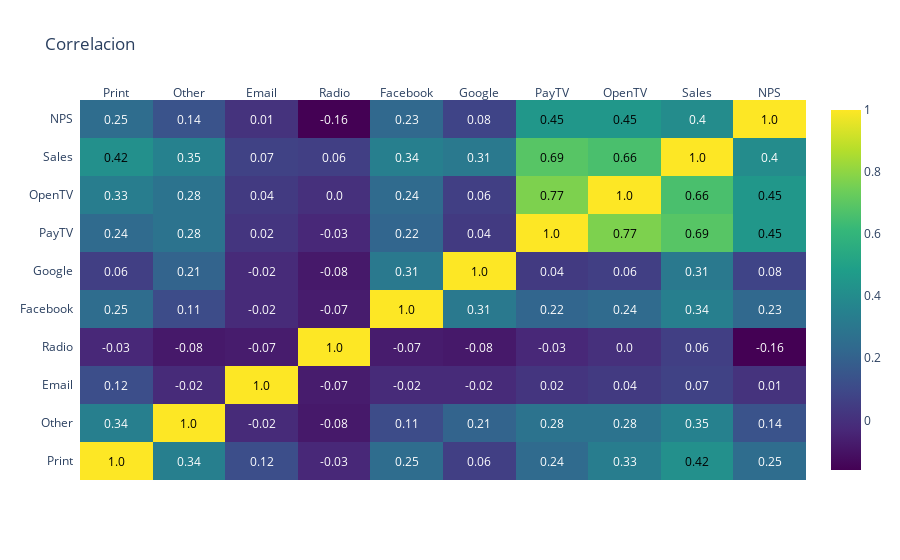

Write notebook code for a chart like this one.
### Code cell
import plotly.figure_factory as ff

df = data_CF.corr().round(2)

fig = ff.create_annotated_heatmap( df.values.tolist(),
                                    x=df.columns.values.tolist(),
                                    y=df.index.values.tolist(),
                                    colorscale='Viridis')
fig.update_layout(title_text='Correlacion')
fig['data'][0]['showscale'] = True
fig.show()

### Figure 1 — Plotly figure (JSON) as saved in the notebook; plotly's stock layout.template omitted (floating-point values rounded to 4 significant figures)
{"data": [{"colorscale": [[0, "#440154"], [0.1111, "#482878"], [0.2222, "#3e4989"], [0.3333, "#31688e"], [0.4444, "#26828e"], [0.5556, "#1f9e89"], [0.6667, "#35b779"], [0.7778, "#6ece58"], [0.8889, "#b5de2b"], [1, "#fde725"]], "reversescale": false, "showscale": true, "type": "heatmap", "x": ["Print", "Other", "Email", "Radio", "Facebook", "Google", "PayTV", "OpenTV", "Sales", "NPS"], "y": ["Print", "Other", "Email", "Radio", "Facebook", "Google", "PayTV", "OpenTV", "Sales", "NPS"], "z": [[1, 0.34, 0.12, -0.03, 0.25, 0.06, 0.24, 0.33, 0.42, 0.25], [0.34, 1, -0.02, -0.08, 0.11, 0.21, 0.28, 0.28, 0.35, 0.14], [0.12, -0.02, 1, -0.07, -0.02, -0.02, 0.02, 0.04, 0.07, 0.01], [-0.03, -0.08, -0.07, 1, -0.07, -0.08, -0.03, 0, 0.06, -0.16], [0.25, 0.11, -0.02, -0.07, 1, 0.31, 0.22, 0.24, 0.34, 0.23], [0.06, 0.21, -0.02, -0.08, 0.31, 1, 0.04, 0.06, 0.31, 0.08], [0.24, 0.28, 0.02, -0.03, 0.22, 0.04, 1, 0.77, 0.69, 0.45], [0.33, 0.28, 0.04, 0, 0.24, 0.06, 0.77, 1, 0.66, 0.45], [0.42, 0.35, 0.07, 0.06, 0.34, 0.31, 0.69, 0.66, 1, 0.4], [0.25, 0.14, 0.01, -0.16, 0.23, 0.08, 0.45, 0.45, 0.4, 1]]}], "layout": {"annotations": [{"font": {"color": "#000000"}, "showarrow": false, "text": "1.0", "x": "Print", "xref": "x", "y": "Print", "yref": "y"}, {"font": {"color": "#FFFFFF"}, "showarrow": false, "text": "0.34", "x": "Other", "xref": "x", "y": "Print", "yref": "y"}, {"font": {"color": "#FFFFFF"}, "showarrow": false, "text": "0.12", "x": "Email", "xref": "x", "y": "Print", "yref": "y"}, {"font": {"color": "#FFFFFF"}, "showarrow": false, "text": "-0.03", "x": "Radio", "xref": "x", "y": "Print", "yref": "y"}, {"font": {"color": "#FFFFFF"}, "showarrow": false, "text": "0.25", "x": "Facebook", "xref": "x", "y": "Print", "yref": "y"}, {"font": {"color": "#FFFFFF"}, "showarrow": false, "text": "0.06", "x": "Google", "xref": "x", "y": "Print", "yref": "y"}, {"font": {"color": "#FFFFFF"}, "showarrow": false, "text": "0.24", "x": "PayTV", "xref": "x", "y": "Print", "yref": "y"}, {"font": {"color": "#FFFFFF"}, "showarrow": false, "text": "0.33", "x": "OpenTV", "xref": "x", "y": "Print", "yref": "y"}, {"font": {"color": "#000000"}, "showarrow": false, "text": "0.42", "x": "Sales", "xref": "x", "y": "Print", "yref": "y"}, {"font": {"color": "#FFFFFF"}, "showarrow": false, "text": "0.25", "x": "NPS", "xref": "x", "y": "Print", "yref": "y"}, {"font": {"color": "#FFFFFF"}, "showarrow": false, "text": "0.34", "x": "Print", "xref": "x", "y": "Other", "yref": "y"}, {"font": {"color": "#000000"}, "showarrow": false, "text": "1.0", "x": "Other", "xref": "x", "y": "Other", "yref": "y"}, {"font": {"color": "#FFFFFF"}, "showarrow": false, "text": "-0.02", "x": "Email", "xref": "x", "y": "Other", "yref": "y"}, {"font": {"color": "#FFFFFF"}, "showarrow": false, "text": "-0.08", "x": "Radio", "xref": "x", "y": "Other", "yref": "y"}, {"font": {"color": "#FFFFFF"}, "showarrow": false, "text": "0.11", "x": "Facebook", "xref": "x", "y": "Other", "yref": "y"}, {"font": {"color": "#FFFFFF"}, "showarrow": false, "text": "0.21", "x": "Google", "xref": "x", "y": "Other", "yref": "y"}, {"font": {"color": "#FFFFFF"}, "showarrow": false, "text": "0.28", "x": "PayTV", "xref": "x", "y": "Other", "yref": "y"}, {"font": {"color": "#FFFFFF"}, "showarrow": false, "text": "0.28", "x": "OpenTV", "xref": "x", "y": "Other", "yref": "y"}, {"font": {"color": "#FFFFFF"}, "showarrow": false, "text": "0.35", "x": "Sales", "xref": "x", "y": "Other", "yref": "y"}, {"font": {"color": "#FFFFFF"}, "showarrow": false, "text": "0.14", "x": "NPS", "xref": "x", "y": "Other", "yref": "y"}, {"font": {"color": "#FFFFFF"}, "showarrow": false, "text": "0.12", "x": "Print", "xref": "x", "y": "Email", "yref": "y"}, {"font": {"color": "#FFFFFF"}, "showarrow": false, "text": "-0.02", "x": "Other", "xref": "x", "y": "Email", "yref": "y"}, {"font": {"color": "#000000"}, "showarrow": false, "text": "1.0", "x": "Email", "xref": "x", "y": "Email", "yref": "y"}, {"font": {"color": "#FFFFFF"}, "showarrow": false, "text": "-0.07", "x": "Radio", "xref": "x", "y": "Email", "yref": "y"}, {"font": {"color": "#FFFFFF"}, "showarrow": false, "text": "-0.02", "x": "Facebook", "xref": "x", "y": "Email", "yref": "y"}, {"font": {"color": "#FFFFFF"}, "showarrow": false, "text": "-0.02", "x": "Google", "xref": "x", "y": "Email", "yref": "y"}, {"font": {"color": "#FFFFFF"}, "showarrow": false, "text": "0.02", "x": "PayTV", "xref": "x", "y": "Email", "yref": "y"}, {"font": {"color": "#FFFFFF"}, "showarrow": false, "text": "0.04", "x": "OpenTV", "xref": "x", "y": "Email", "yref": "y"}, {"font": {"color": "#FFFFFF"}, "showarrow": false, "text": "0.07", "x": "Sales", "xref": "x", "y": "Email", "yref": "y"}, {"font": {"color": "#FFFFFF"}, "showarrow": false, "text": "0.01", "x": "NPS", "xref": "x", "y": "Email", "yref": "y"}, {"font": {"color": "#FFFFFF"}, "showarrow": false, "text": "-0.03", "x": "Print", "xref": "x", "y": "Radio", "yref": "y"}, {"font": {"color": "#FFFFFF"}, "showarrow": false, "text": "-0.08", "x": "Other", "xref": "x", "y": "Radio", "yref": "y"}, {"font": {"color": "#FFFFFF"}, "showarrow": false, "text": "-0.07", "x": "Email", "xref": "x", "y": "Radio", "yref": "y"}, {"font": {"color": "#000000"}, "showarrow": false, "text": "1.0", "x": "Radio", "xref": "x", "y": "Radio", "yref": "y"}, {"font": {"color": "#FFFFFF"}, "showarrow": false, "text": "-0.07", "x": "Facebook", "xref": "x", "y": "Radio", "yref": "y"}, {"font": {"color": "#FFFFFF"}, "showarrow": false, "text": "-0.08", "x": "Google", "xref": "x", "y": "Radio", "yref": "y"}, {"font": {"color": "#FFFFFF"}, "showarrow": false, "text": "-0.03", "x": "PayTV", "xref": "x", "y": "Radio", "yref": "y"}, {"font": {"color": "#FFFFFF"}, "showarrow": false, "text": "0.0", "x": "OpenTV", "xref": "x", "y": "Radio", "yref": "y"}, {"font": {"color": "#FFFFFF"}, "showarrow": false, "text": "0.06", "x": "Sales", "xref": "x", "y": "Radio", "yref": "y"}, {"font": {"color": "#FFFFFF"}, "showarrow": false, "text": "-0.16", "x": "NPS", "xref": "x", "y": "Radio", "yref": "y"}, {"font": {"color": "#FFFFFF"}, "showarrow": false, "text": "0.25", "x": "Print", "xref": "x", "y": "Facebook", "yref": "y"}, {"font": {"color": "#FFFFFF"}, "showarrow": false, "text": "0.11", "x": "Other", "xref": "x", "y": "Facebook", "yref": "y"}, {"font": {"color": "#FFFFFF"}, "showarrow": false, "text": "-0.02", "x": "Email", "xref": "x", "y": "Facebook", "yref": "y"}, {"font": {"color": "#FFFFFF"}, "showarrow": false, "text": "-0.07", "x": "Radio", "xref": "x", "y": "Facebook", "yref": "y"}, {"font": {"color": "#000000"}, "showarrow": false, "text": "1.0", "x": "Facebook", "xref": "x", "y": "Facebook", "yref": "y"}, {"font": {"color": "#FFFFFF"}, "showarrow": false, "text": "0.31", "x": "Google", "xref": "x", "y": "Facebook", "yref": "y"}, {"font": {"color": "#FFFFFF"}, "showarrow": false, "text": "0.22", "x": "PayTV", "xref": "x", "y": "Facebook", "yref": "y"}, {"font": {"color": "#FFFFFF"}, "showarrow": false, "text": "0.24", "x": "OpenTV", "xref": "x", "y": "Facebook", "yref": "y"}, {"font": {"color": "#FFFFFF"}, "showarrow": false, "text": "0.34", "x": "Sales", "xref": "x", "y": "Facebook", "yref": "y"}, {"font": {"color": "#FFFFFF"}, "showarrow": false, "text": "0.23", "x": "NPS", "xref": "x", "y": "Facebook", "yref": "y"}, {"font": {"color": "#FFFFFF"}, "showarrow": false, "text": "0.06", "x": "Print", "xref": "x", "y": "Google", "yref": "y"}, {"font": {"color": "#FFFFFF"}, "showarrow": false, "text": "0.21", "x": "Other", "xref": "x", "y": "Google", "yref": "y"}, {"font": {"color": "#FFFFFF"}, "showarrow": false, "text": "-0.02", "x": "Email", "xref": "x", "y": "Google", "yref": "y"}, {"font": {"color": "#FFFFFF"}, "showarrow": false, "text": "-0.08", "x": "Radio", "xref": "x", "y": "Google", "yref": "y"}, {"font": {"color": "#FFFFFF"}, "showarrow": false, "text": "0.31", "x": "Facebook", "xref": "x", "y": "Google", "yref": "y"}, {"font": {"color": "#000000"}, "showarrow": false, "text": "1.0", "x": "Google", "xref": "x", "y": "Google", "yref": "y"}, {"font": {"color": "#FFFFFF"}, "showarrow": false, "text": "0.04", "x": "PayTV", "xref": "x", "y": "Google", "yref": "y"}, {"font": {"color": "#FFFFFF"}, "showarrow": false, "text": "0.06", "x": "OpenTV", "xref": "x", "y": "Google", "yref": "y"}, {"font": {"color": "#FFFFFF"}, "showarrow": false, "text": "0.31", "x": "Sales", "xref": "x", "y": "Google", "yref": "y"}, {"font": {"color": "#FFFFFF"}, "showarrow": false, "text": "0.08", "x": "NPS", "xref": "x", "y": "Google", "yref": "y"}, {"font": {"color": "#FFFFFF"}, "showarrow": false, "text": "0.24", "x": "Print", "xref": "x", "y": "PayTV", "yref": "y"}, {"font": {"color": "#FFFFFF"}, "showarrow": false, "text": "0.28", "x": "Other", "xref": "x", "y": "PayTV", "yref": "y"}, {"font": {"color": "#FFFFFF"}, "showarrow": false, "text": "0.02", "x": "Email", "xref": "x", "y": "PayTV", "yref": "y"}, {"font": {"color": "#FFFFFF"}, "showarrow": false, "text": "-0.03", "x": "Radio", "xref": "x", "y": "PayTV", "yref": "y"}, {"font": {"color": "#FFFFFF"}, "showarrow": false, "text": "0.22", "x": "Facebook", "xref": "x", "y": "PayTV", "yref": "y"}, {"font": {"color": "#FFFFFF"}, "showarrow": false, "text": "0.04", "x": "Google", "xref": "x", "y": "PayTV", "yref": "y"}, {"font": {"color": "#000000"}, "showarrow": false, "text": "1.0", "x": "PayTV", "xref": "x", "y": "PayTV", "yref": "y"}, {"font": {"color": "#000000"}, "showarrow": false, "text": "0.77", "x": "OpenTV", "xref": "x", "y": "PayTV", "yref": "y"}, {"font": {"color": "#000000"}, "showarrow": false, "text": "0.69", "x": "Sales", "xref": "x", "y": "PayTV", "yref": "y"}, {"font": {"color": "#000000"}, "showarrow": false, "text": "0.45", "x": "NPS", "xref": "x", "y": "PayTV", "yref": "y"}, {"font": {"color": "#FFFFFF"}, "showarrow": false, "text": "0.33", "x": "Print", "xref": "x", "y": "OpenTV", "yref": "y"}, {"font": {"color": "#FFFFFF"}, "showarrow": false, "text": "0.28", "x": "Other", "xref": "x", "y": "OpenTV", "yref": "y"}, {"font": {"color": "#FFFFFF"}, "showarrow": false, "text": "0.04", "x": "Email", "xref": "x", "y": "OpenTV", "yref": "y"}, {"font": {"color": "#FFFFFF"}, "showarrow": false, "text": "0.0", "x": "Radio", "xref": "x", "y": "OpenTV", "yref": "y"}, {"font": {"color": "#FFFFFF"}, "showarrow": false, "text": "0.24", "x": "Facebook", "xref": "x", "y": "OpenTV", "yref": "y"}, {"font": {"color": "#FFFFFF"}, "showarrow": false, "text": "0.06", "x": "Google", "xref": "x", "y": "OpenTV", "yref": "y"}, {"font": {"color": "#000000"}, "showarrow": false, "text": "0.77", "x": "PayTV", "xref": "x", "y": "OpenTV", "yref": "y"}, {"font": {"color": "#000000"}, "showarrow": false, "text": "1.0", "x": "OpenTV", "xref": "x", "y": "OpenTV", "yref": "y"}, {"font": {"color": "#000000"}, "showarrow": false, "text": "0.66", "x": "Sales", "xref": "x", "y": "OpenTV", "yref": "y"}, {"font": {"color": "#000000"}, "showarrow": false, "text": "0.45", "x": "NPS", "xref": "x", "y": "OpenTV", "yref": "y"}, {"font": {"color": "#000000"}, "showarrow": false, "text": "0.42", "x": "Print", "xref": "x", "y": "Sales", "yref": "y"}, {"font": {"color": "#FFFFFF"}, "showarrow": false, "text": "0.35", "x": "Other", "xref": "x", "y": "Sales", "yref": "y"}, {"font": {"color": "#FFFFFF"}, "showarrow": false, "text": "0.07", "x": "Email", "xref": "x", "y": "Sales", "yref": "y"}, {"font": {"color": "#FFFFFF"}, "showarrow": false, "text": "0.06", "x": "Radio", "xref": "x", "y": "Sales", "yref": "y"}, {"font": {"color": "#FFFFFF"}, "showarrow": false, "text": "0.34", "x": "Facebook", "xref": "x", "y": "Sales", "yref": "y"}, {"font": {"color": "#FFFFFF"}, "showarrow": false, "text": "0.31", "x": "Google", "xref": "x", "y": "Sales", "yref": "y"}, {"font": {"color": "#000000"}, "showarrow": false, "text": "0.69", "x": "PayTV", "xref": "x", "y": "Sales", "yref": "y"}, {"font": {"color": "#000000"}, "showarrow": false, "text": "0.66", "x": "OpenTV", "xref": "x", "y": "Sales", "yref": "y"}, {"font": {"color": "#000000"}, "showarrow": false, "text": "1.0", "x": "Sales", "xref": "x", "y": "Sales", "yref": "y"}, {"font": {"color": "#FFFFFF"}, "showarrow": false, "text": "0.4", "x": "NPS", "xref": "x", "y": "Sales", "yref": "y"}, {"font": {"color": "#FFFFFF"}, "showarrow": false, "text": "0.25", "x": "Print", "xref": "x", "y": "NPS", "yref": "y"}, {"font": {"color": "#FFFFFF"}, "showarrow": false, "text": "0.14", "x": "Other", "xref": "x", "y": "NPS", "yref": "y"}, {"font": {"color": "#FFFFFF"}, "showarrow": false, "text": "0.01", "x": "Email", "xref": "x", "y": "NPS", "yref": "y"}, {"font": {"color": "#FFFFFF"}, "showarrow": false, "text": "-0.16", "x": "Radio", "xref": "x", "y": "NPS", "yref": "y"}, {"font": {"color": "#FFFFFF"}, "showarrow": false, "text": "0.23", "x": "Facebook", "xref": "x", "y": "NPS", "yref": "y"}, {"font": {"color": "#FFFFFF"}, "showarrow": false, "text": "0.08", "x": "Google", "xref": "x", "y": "NPS", "yref": "y"}, {"font": {"color": "#000000"}, "showarrow": false, "text": "0.45", "x": "PayTV", "xref": "x", "y": "NPS", "yref": "y"}, {"font": {"color": "#000000"}, "showarrow": false, "text": "0.45", "x": "OpenTV", "xref": "x", "y": "NPS", "yref": "y"}, {"font": {"color": "#FFFFFF"}, "showarrow": false, "text": "0.4", "x": "Sales", "xref": "x", "y": "NPS", "yref": "y"}, {"font": {"color": "#000000"}, "showarrow": false, "text": "1.0", "x": "NPS", "xref": "x", "y": "NPS", "yref": "y"}], "title": {"text": "Correlacion"}, "xaxis": {"dtick": 1, "gridcolor": "rgb(0, 0, 0)", "side": "top", "ticks": ""}, "yaxis": {"dtick": 1, "ticks": "", "ticksuffix": "  "}}}
